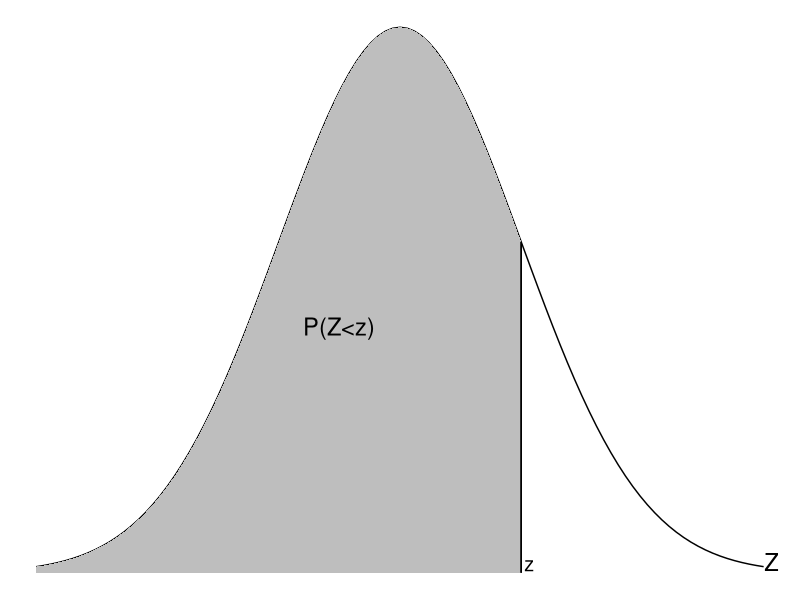

This figure's R source:
## ---- chunk 1
knitr::opts_chunk$set(echo = TRUE, 
                      size = "footnotesize",
                      comment = NA,
                      warning = FALSE,
                      message = FALSE,
                      #out.width = "1\\linewidth",
                      fig.align = "center",
                      fig.width = 8, 
                      fig.height = 4, 
                      fig.show = "hold",
                      fig.path = "Figuras1/",
                      fig.pos = "!htb",
                      #fig.pos = "H",
                      fig.cap = TRUE,
                      background = "#E6E6FA",
                      #background = "black",
                      dev = c("png",'pdf'),
                      res=300,
                      dpi = 300,
                      cache = TRUE)
## ---- chunk 2
library(tidyverse)
#library(tinytex)
library(knitr)
library(kableExtra)
library(xtable)
## ---- chunk 3
ggplot(data.frame(x = c(-3, 3)), aes(x)) +
  stat_function(fun = dnorm,
                geom = "line",
                xlim = c(-3, 3)) +
  stat_function(fun = dnorm,
                geom = "area",
                fill = "gray",
                xlim = c(-3, 1)) +
  xlim(-3, 3) +
  geom_segment(aes(x = 1, y = 0, 
                   xend = 1, yend = dnorm(1)),
               size = 0.5) +
   theme_void() +
  annotate("text",label="z",x=1,y=0.0,
           hjust=-0.3,vjust=-0.1,
           size = 5) +
  annotate("text",label="Z",x=3,y=0.0,
           hjust=-0.05,vjust=-0.1,
           size = 6) +
  annotate("text",label="P(Z<z)",x=-0.8,y=0.18,hjust=0,vjust=0.5,
           size = 6)
  #geom_vline(aes(xintercept=1,label = 'tere'))

#geom_vline(data = events, aes(xintercept = as.numeric(time)))  +
 # geom_text(data = events, aes(x = as.numeric(time), y = 0, label = text))

## ---- chunk 4
af2 <- c(0.005, 0.010, 0.025, 0.050, 0.100, 0.250, 0.500, 0.750, 0.900, 0.950, 0.975, 0.990, 0.995)
gl2 <- c(1:30,40,50,60,70,80,90,100)
ch2 <- data.frame(gl=rep(gl2,each=length(af2)),
                 af=rep(af2,length(gl2))
                 )
ch <- round(qchisq(ch2$af,ch2$gl),3)
